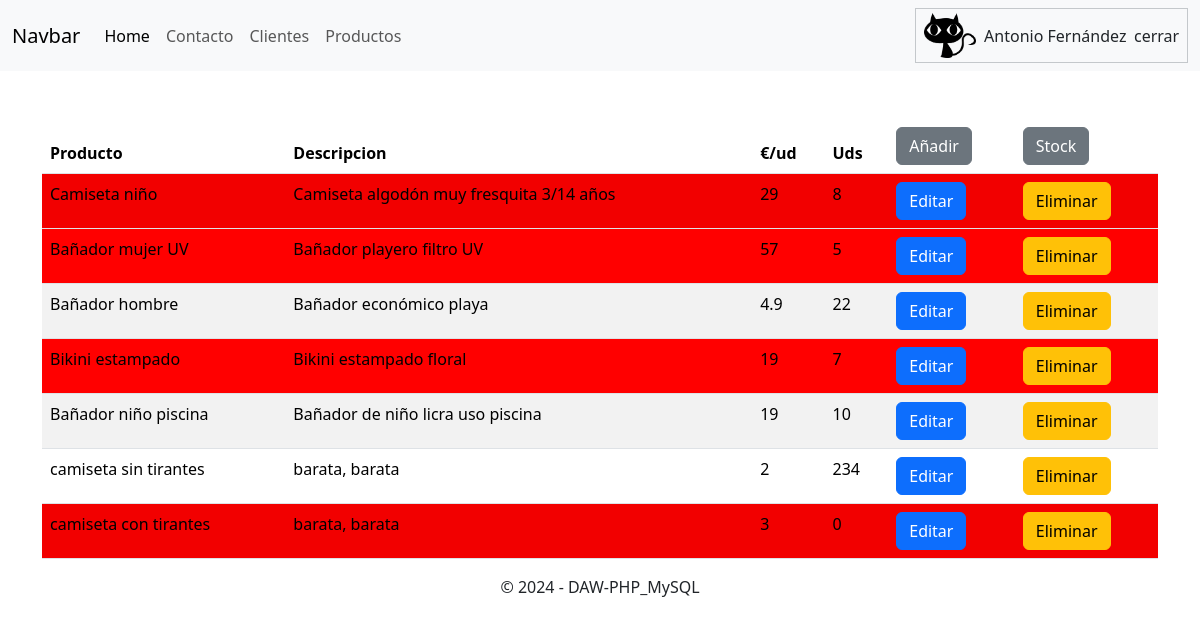
Screenshot of /20240531_web/listadoproductos.php (signed in) with the database file from the repository.
### tables this page shows
CREATE TABLE `productos` (
  `id` int(11) NOT NULL,
  `producto` varchar(250) NOT NULL,
  `descripcion` varchar(250) NOT NULL,
  `precio` float NOT NULL,
  `unidades` int(11) NOT NULL
);

### 20240531_web/listadoproductos.php (the view, shortened to what this page needs)
<?php
include_once 'conexion.php';
$sqlConsulta = "SELECT id, producto, descripcion, precio, unidades FROM productos";
$sentenciaSelect = $mbd->prepare($sqlConsulta);
$sentenciaSelect->execute();
$resultado = $sentenciaSelect->fetchAll();
?>
<div class="container col-12 mt-5">
    <div class="row">
        <div class="col-md-12 d-flex justify-content-center">
        <table class="table table-striped">
            <thead>
                <tr>
                    <th>Producto</th>
                    <th>Descripcion</th>
                    <th>€/ud</th>
                    <th>Uds</th>
                    <th>
                        <button class="btn btn-secondary" type="button" onclick="addProducto()">Añadir</button>
                    </th>
                    <th>
                        <button class="btn btn-secondary" type="button" onclick="stockProducto()">Stock</button>
                    </th>
                </tr>
            </thead>
            <tbody>
                <?php foreach($resultado as $dato):?>
                <tr>
                    <td><?php echo $dato['producto']?></td>
                    <td><?php echo $dato['descripcion']?></td>
                    <td><?php echo $dato['precio']?></td>
                    <td class="uds"><?php echo $dato['unidades']?></td>
                    <td>
                        <button type="button" class="btn btn-primary" onclick="editProducto('<?php echo $dato['id']?>','<?php echo $dato['producto']?>','<?php echo $dato['descripcion']?>','<?php echo $dato['precio']?>','<?php echo $dato['unidades']?>')">Editar</button>
                    </td>
                    <td>
                        <button type="button" class="btn btn-warning" onclick="deleteProducto('<?php echo $dato['id']?>')">Eliminar</button>
                    </td>
                </tr>
                <?php endforeach ?>
            </tbody>
        </table>
        </div>
    </div>
</div>

### 20240531_web/css/sign-in.css (style rules this page uses)
html, body { height: 100%; }
.sombrarojo { background-color: red !important; }

### rows the page displays
productos: producto "Camiseta niño", descripcion "Camiseta algodón muy fresquita 3/14 años", precio "29", unidades "8"
productos: producto "Bañador mujer UV", descripcion "Bañador playero filtro UV", precio "57", unidades "5"
productos: producto "Bañador hombre", descripcion "Bañador económico playa", precio "4.9", unidades "22"
productos: producto "Bikini estampado", descripcion "Bikini estampado floral", precio "19", unidades "7"
productos: producto "Bañador niño piscina", descripcion "Bañador de niño licra uso piscina", precio "19", unidades "10"
productos: producto "camiseta sin tirantes", descripcion "barata, barata", precio "2", unidades "234"
productos: producto "camiseta con tirantes", descripcion "barata, barata", precio "3", unidades "0"

### other values shown
$_SESSION['user'] "Antonio Fernández"
